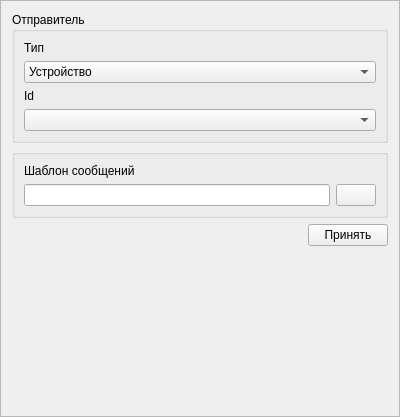
<?xml version="1.0" encoding="UTF-8"?>
<ui version="4.0">
 <class>Frame</class>
 <widget class="QFrame" name="Frame">
  <property name="geometry">
   <rect>
    <x>0</x>
    <y>0</y>
    <width>400</width>
    <height>417</height>
   </rect>
  </property>
  <property name="windowTitle">
   <string>Настройки фильтра</string>
  </property>
  <property name="windowOpacity">
   <double>1.000000000000000</double>
  </property>
  <property name="frameShape">
   <enum>QFrame::StyledPanel</enum>
  </property>
  <property name="frameShadow">
   <enum>QFrame::Raised</enum>
  </property>
  <layout class="QVBoxLayout" name="verticalLayout_2">
   <item>
    <widget class="QGroupBox" name="groupBox">
     <property name="title">
      <string>Отправитель</string>
     </property>
     <layout class="QVBoxLayout" name="verticalLayout">
      <item>
       <widget class="QLabel" name="label">
        <property name="text">
         <string>Тип</string>
        </property>
       </widget>
      </item>
      <item>
       <widget class="QComboBox" name="cbType">
        <property name="sizePolicy">
         <sizepolicy hsizetype="Preferred" vsizetype="Fixed">
          <horstretch>0</horstretch>
          <verstretch>0</verstretch>
         </sizepolicy>
        </property>
        <property name="sizeAdjustPolicy">
         <enum>QComboBox::AdjustToContents</enum>
        </property>
        <item>
         <property name="text">
          <string>Устройство</string>
         </property>
        </item>
        <item>
         <property name="text">
          <string>Хранилище</string>
         </property>
        </item>
        <item>
         <property name="text">
          <string>Интерактив</string>
         </property>
        </item>
        <item>
         <property name="text">
          <string>Блок логики</string>
         </property>
        </item>
       </widget>
      </item>
      <item>
       <widget class="QLabel" name="label_2">
        <property name="text">
         <string>Id</string>
        </property>
       </widget>
      </item>
      <item>
       <widget class="QComboBox" name="cbId">
        <property name="sizePolicy">
         <sizepolicy hsizetype="Expanding" vsizetype="Fixed">
          <horstretch>0</horstretch>
          <verstretch>0</verstretch>
         </sizepolicy>
        </property>
       </widget>
      </item>
     </layout>
    </widget>
   </item>
   <item>
    <widget class="QGroupBox" name="groupBox_2">
     <property name="title">
      <string/>
     </property>
     <layout class="QVBoxLayout" name="verticalLayout_3">
      <item>
       <widget class="QLabel" name="label_3">
        <property name="text">
         <string>Шаблон сообщений</string>
        </property>
       </widget>
      </item>
      <item>
       <layout class="QHBoxLayout" name="horizontalLayout_2">
        <item>
         <widget class="QLineEdit" name="lineTemplate"/>
        </item>
        <item>
         <widget class="QPushButton" name="pushButton_3">
          <property name="text">
           <string/>
          </property>
          <property name="icon">
           <iconset resource="../../global/resourses/res.qrc">
            <normaloff>:/iconixar/icons/iconixar/question.png</normaloff>:/iconixar/icons/iconixar/question.png</iconset>
          </property>
         </widget>
        </item>
       </layout>
      </item>
     </layout>
    </widget>
   </item>
   <item>
    <layout class="QHBoxLayout" name="horizontalLayout">
     <item>
      <spacer name="horizontalSpacer">
       <property name="orientation">
        <enum>Qt::Horizontal</enum>
       </property>
       <property name="sizeHint" stdset="0">
        <size>
         <width>40</width>
         <height>20</height>
        </size>
       </property>
      </spacer>
     </item>
     <item>
      <widget class="QPushButton" name="bnAccept">
       <property name="text">
        <string>Принять</string>
       </property>
      </widget>
     </item>
    </layout>
   </item>
   <item>
    <spacer name="verticalSpacer">
     <property name="orientation">
      <enum>Qt::Vertical</enum>
     </property>
     <property name="sizeHint" stdset="0">
      <size>
       <width>20</width>
       <height>40</height>
      </size>
     </property>
    </spacer>
   </item>
  </layout>
 </widget>
 <resources>
  <include location="../../global/resourses/res.qrc"/>
 </resources>
 <connections/>
</ui>
